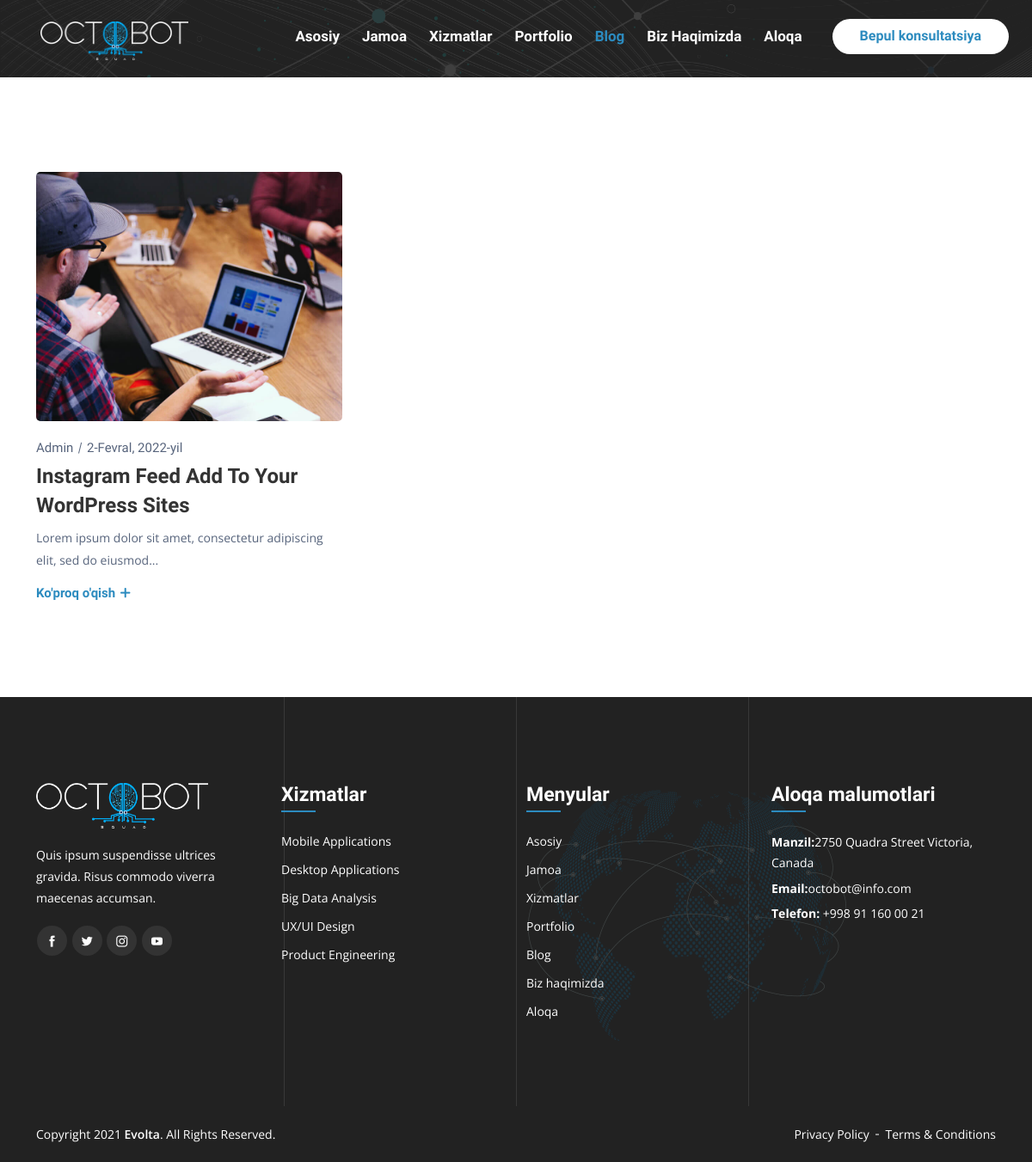
Screenshot of /blog/ with the database file from the repository.
### home/models.py (models this page shows, shortened)
class Blog(models.Model):
    title = models.TextField('Sarlavhasi', max_length=351)
    slug = models.SlugField(max_length=200, unique=True)
    description = models.TextField('Tavsifi', max_length=2000)
    orta_description = models.TextField('Orta Tekst', blank=True, max_length=3001)
    past_description = models.TextField('Pastki Tavsif:', blank=True, max_length=1000)
    paragraph_3 = models.TextField('Paragraf 3', blank=True, max_length=500)
    paragraph_4 = models.TextField('Paragraf 4', blank=True, max_length=500)
    image = models.ImageField('Rasmi', upload_to='images/')
    create_on_date = models.DateField(auto_now=True)
    create_on_time = models.TimeField(auto_now=True)
    class Meta:
        verbose_name = "Blog"
        verbose_name_plural = "Blog"
    def image_tag(self):
        return mark_safe('<img src="{}" height="50">'.format(self.image.url))
    image_tag.short_description = 'Image'

### footer/models.py (models this page shows, shortened)
class FooterLogoMeta(models.Model):
    image = models.ImageField('Logotip', upload_to='images/FooterLogo/')
    description = models.TextField(' Kompaniya haqida', max_length=300)
    instagram = models.CharField(max_length=100, blank=True)
    telegram = models.CharField(max_length=100, blank=True)
    facebook = models.CharField(max_length=100, blank=True)
    linkedin = models.CharField(max_length=100, blank=True)
    class Meta:
        verbose_name = "Logo Meta"
        verbose_name_plural = "Logo Meta"
    def image_tag(self):
        return mark_safe('<img src="{}" height="50">'.format(self.image.url))
    image_tag.short_description = 'Image'

class FooterServicesMeta(models.Model):
    title = models.CharField(max_length=100)
    slug = models.CharField(max_length=100)

class FooterMenusMeta(models.Model):
    title = models.CharField(max_length=100)
    slug = models.CharField(max_length=100)

class FooterContactsMeta(models.Model):
    address = models.TextField(max_length=200)
    email = models.TextField(max_length=200)
    phone = models.TextField(max_length=200)

### home/views.py (the view)
# urls.py: path('blog/', views.blogview, name='blog'),
def blogview(request):
    blog_latest = Blog.objects.all().order_by('-id')[:20]
    context = {
        'blog_latest': blog_latest,
    }
    return render(request, 'blog/base.html', context)

### home/context.py (called while the page is built)
def footerlogoview(request):
    meta_footer_latest = FooterLogoMeta.objects.all().order_by('-id')[:1]
    context = {
        'meta_footer_latest': meta_footer_latest,
    }
    return context

def footermenusview(request):
    footer_menus_latest = FooterMenusMeta.objects.all().order_by('-id')[:10]
    context = {
        'footer_menus_latest': footer_menus_latest,
    }
    return context

def footercontactsview(request):
    footer_contacts_latest = FooterContactsMeta.objects.all().order_by('-id')[:1]
    context = {
        'footer_contacts_latest': footer_contacts_latest,
    }
    return context

def footerservicesview(request):
    footer_services_latest = FooterServicesMeta.objects.all().order_by('-id')[:10]
    context = {
        'footer_services_latest': footer_services_latest,
    }
    return context

def total(request):
    total_latest = Total.objects.all().order_by('-id')[:1]
    context = {
        'total_latest': total_latest,
    }
    return context

def teamview(request):
    team_latest = Team.objects.all().order_by('-id')[:25]
    context = {
        'team_latest': team_latest,
    }
    return context

def portfolioview(request):
    portfolio_latest = Portfolio.objects.all().order_by('-id')[:25]
    context = {
        'portfolio_latest': portfolio_latest,
    }
    return context

def hometitle(request):
    home_title_latest = HomeTitle.objects.all().order_by('-id')[:1]
    context = {
        'home_title_latest': home_title_latest,
    }
    return context

### home/templates/blog/base.html (shortened to what this page needs)
<!doctype html>
{% load static %}
<html lang="en">
<head>
    <link rel="stylesheet" href="{% static 'assets/css/bootstrap.min.css' %}">
    <link rel="stylesheet" href="{% static 'assets/css/animate.min.css' %}">
    <link rel="stylesheet" href="{% static 'assets/css/fontawesome.min.css' %}">
    <link rel="stylesheet" href="{% static 'assets/css/boxicons.min.css' %}">
    <link rel="stylesheet" href="{% static 'assets/css/flaticon.css' %}">
    <link rel="stylesheet" href="{% static 'assets/css/owl.carousel.min.css' %}">
    <link rel="stylesheet" href="{% static 'assets/css/owl.theme.default.min.css' %}">
    <link rel="stylesheet" href="{% static 'assets/css/magnific-popup.min.css' %}">
    <link rel="stylesheet" href="{% static 'assets/css/nice-select.css' %}">
    <link rel="stylesheet" href="{% static 'assets/css/meanmenu11.css' %}">
    <link rel="stylesheet" href="{% static 'assets/css/progresscircle.min.css' %}">
    <link rel="stylesheet" href="{% static 'assets/css/style5.css' %}">
    <link rel="stylesheet" href="{% static 'assets/css/responsive1.css' %}">
</head>
<body>
{% block header %}{% include 'components/header/blog/header.html' %}{% endblock %}
{% block index %}{% include 'blog/blog.html' %}{% endblock %}
{% block footer %}{% include 'components/footer.html' %}{% endblock %}
</body>
</html>

### home/templates/blog/blog.html (shortened to what this page needs)
{% load static %}
<div class="page-title-area">
</div>
<section class="blog-area ptb-110">
    <div class="container">
        <div class="row">
            <div class="col-lg-4 col-md-6">
                {% for rs in blog_latest %}
                <div class="single-blog-post">
                    <div class="entry-thumbnail">
                        <a href="{% url 'blog_detail' rs.id rs.slug %}"><img src="{{ rs.image.url }}" alt="image"></a>
                    </div>
                    <div class="entry-post-content">
                        <div class="entry-meta">
                            <ul>
                                <li><a href="#">Admin</a></li>
                                <li>{{ rs.create_on_date }}</li>
                            </ul>
                        </div>
                        <h3><a href="{% url 'blog_detail' rs.id rs.slug %}">{{ rs.title }}</a></h3>
                        <p>{{ rs.description }}</p>
                        <a href="{% url 'blog_detail' rs.id rs.slug %}" class="read-more-btn">Ko'proq o'qish <i class="flaticon-add-1"></i></a>
                    </div>
                </div>
                {% endfor %}
            </div>
        </div>
    </div>
</section>

### home/templates/components/footer.html (shortened to what this page needs)
{% load static %}
<footer class="footer-area">
    <div class="container">
        <div class="row">
            <div class="col-lg-3 col-md-6 col-sm-6">
                <div class="single-footer-widget">
                    {% for rs in meta_footer_latest %}
                        <div class="logo">
                            <a style="width: 300px; height: auto;" href="{% url 'index' %}"><img class="vz2" src="{{ rs.image.url }}" alt="image"></a>
                            <p>{{ rs.description }}</p>
                        </div>
                    {% endfor %}
                    <ul class="social">
                        <li><a href="#" target="_blank"><i class="flaticon-facebook-letter-logo"></i></a></li>
                        <li><a href="#" target="_blank"><i class="flaticon-twitter-black-shape"></i></a></li>
                        <li><a href="#" target="_blank"><i class="flaticon-instagram-logo"></i></a></li>
                        <li><a href="#" target="_blank"><i class="flaticon-youtube"></i></a></li>
                    </ul>
                </div>
            </div>
            <div class="col-lg-3 col-md-6 col-sm-6">
                <div class="single-footer-widget">
                    <h3>Xizmatlar</h3>
                    <ul class="footer-services-list">
                        {% for rs in footer_services_latest %}
                        <li><a href="/{{ rs.slug }}">{{ rs.title }}</a></li>
                        {% endfor %}
                    </ul>
                </div>
            </div>
            <div class="col-lg-3 col-md-6 col-sm-6">
                <div class="single-footer-widget">
                    <h3>Menyular</h3>
                    <ul class="quick-links-list">
                        {% for rs in footer_menus_latest %}
                        <li><a href="{{ rs.slug }}">{{ rs.title }}</a></li>
                        {% endfor %}
                    </ul>
                </div>
            </div>
            <div class="col-lg-3 col-md-6 col-sm-6">
                <div class="single-footer-widget">
                    <h3>Aloqa malumotlari</h3>
                    {% for rs in footer_contacts_latest %}
                    <ul class="footer-contact-list">
                        <li><span>Manzil:</span>{{ rs.address }}</li>
                        <li><span>Email:</span>{{ rs.email }}</li>
                        <li><span>Telefon:</span> <a href="#">{{ rs.phone }}</a></li>
                    </ul>
                    {% endfor %}
                </div>
            </div>
        </div>
    </div>
    <div class="copyright-area">
        <div class="container">
            <div class="row align-items-center">
                <div class="col-lg-6 col-md-6 col-sm-6">
                    <p>Copyright 2021 <a href="#">Evolta</a>. All Rights Reserved.</p>
                </div>
                <div class="col-lg-6 col-md-6 col-sm-6">
                    <ul>
                        <li><a href="#">Privacy Policy</a></li>
                        <li><a href="#">Terms & Conditions</a></li>
                    </ul>
                </div>
            </div>
        </div>
    </div>
    <div class="circle-map"><img src="{% static 'assets/img/circle-map.png' %}" alt="image"></div>
    <div class="lines">
    </div>
</footer>

### home/templates/components/header/logo.html (style rules this page uses)
.vz2 { width: 100%; height: auto; }
.vz2 { width: 200px; }

### rows the page displays
Blog: image (picture), create_on_date "2-Fevral, 2022-yil", title "Instagram Feed Add To Your WordPress Sites", description "Lorem ipsum dolor sit amet, consectetur adipiscing elit, sed do eiusmod..."
FooterLogoMeta: image (picture), description "Quis ipsum suspendisse ultrices gravida. Risus commodo viverra maecenas accumsan."
FooterServicesMeta: title "Mobile Applications"
FooterServicesMeta: title "Desktop Applications"
FooterServicesMeta: title "Big Data Analysis"
FooterServicesMeta: title "UX/UI Design"
FooterServicesMeta: title "Product Engineering"
FooterMenusMeta: title "Asosiy"
FooterMenusMeta: title "Jamoa"
FooterMenusMeta: title "Xizmatlar"
FooterMenusMeta: title "Portfolio"
FooterMenusMeta: title "Blog"
FooterMenusMeta: title "Biz haqimizda"
FooterMenusMeta: title "Aloqa"
FooterContactsMeta: address "2750 Quadra Street Victoria, Canada", email "octobot@info.com", phone "+998 91 160 00 21"
